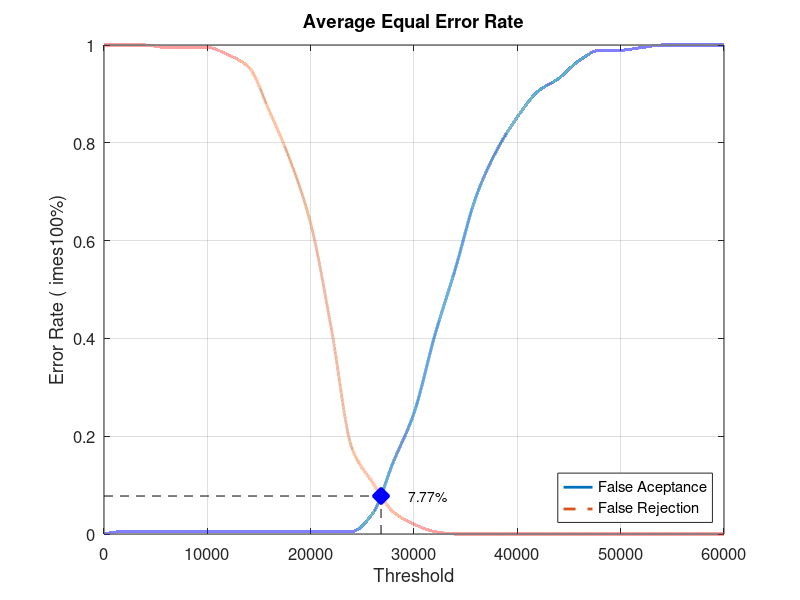
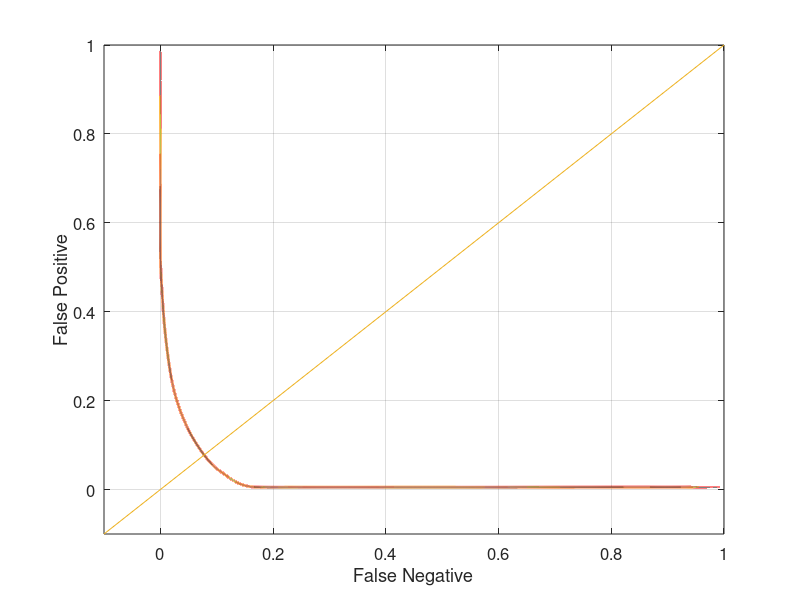

Reproduce these figures in MATLAB, in order.
close all;
clear;
clc;
x = 0:2000:60000;
xq = 0:0.5:60000;

y0 = [0 0.00526316 0.00526316 0.00526316 0.00526316 0.00526316 0.00526316 0.00526316 0.00526316 0.00526316 0.00526316 0.00526316 0.00526316 0.0421053 0.147368 0.247368 0.405263 0.542105 0.689474 0.784211 0.852632 0.905263 0.931579 0.968421 0.989474 0.989474 0.994737 1 1 1 1]
yy0 = interp1(x, y0, xq, 'pchip');
y1 = [1 1 1 0.995 0.995 0.995 0.98 0.955 0.865 0.765 0.635 0.42 0.175 0.105 0.045 0.02 0.005 0 0 0 0 0 0 0 0 0 0 0 0 0 0]
yy1 = interp1(x, y1, xq, 'pchip');

% Calculating EER: 
y2 = abs(y0 - y1);
find(y2 == min(y2))
yy2 = abs(yy0 - yy1);
xEER = find(yy2 == min(yy2));
xEERIndex = xq(xEER) % X-axis EER
yEER = yy0(xEER) % Y-axis EER

main = figure
plot(xq, yy0,'-','LineWidth', 2);	hold on
plot(xq, yy1,'--','LineWidth', 2);	hold on
plot([xEERIndex xEERIndex], [0 yEER], 'k--');	hold on
plot([0 xEERIndex], [yEER yEER], 'k--');	hold on
plot(xEERIndex, yEER, 'bx', 'LineWidth', 10);	hold on
text(xEERIndex + 10 * xEERIndex / 100, yEER, [num2str(round((10000 * yEER)) / 100) '%'])
legend('False Aceptance', 'False Rejection', 'Location', 'SouthEast')
xlabel('Threshold')
ylabel('Error Rate (	imes100%)')
title('Average Equal Error Rate')
set(gca, 'FontSize', 12)
axis([0 60000 0 1])
grid on

print(main, 'Database5_3Main', '-dpng');
FNRxFPR = figure('Color', [1 1 1]);
plot(yy1, yy0, '-', yy1, yy0, 'LineWidth', 2);
hold on
y = -0.1:0.1:1
plot(y, y); 
set(gca, 'FontSize', 12)
xlabel('False Negative')
ylabel('False Positive')
axis([-0.1 1 -0.1 1])
set(gca, 'FontSize', 12)
grid on

print(FNRxFPR, 'Database5_3FNRxFPR','-dpng');
